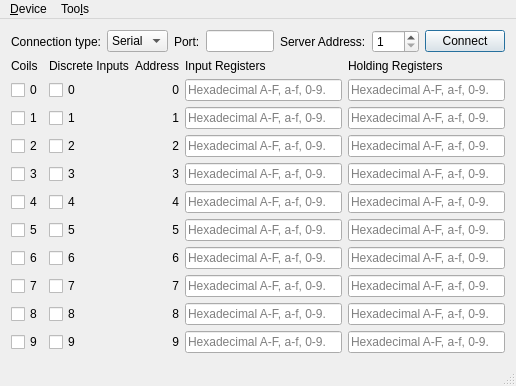
<?xml version="1.0" encoding="UTF-8"?>
<ui version="4.0">
 <class>MainWindow</class>
 <widget class="QMainWindow" name="MainWindow">
  <property name="geometry">
   <rect>
    <x>0</x>
    <y>0</y>
    <width>516</width>
    <height>377</height>
   </rect>
  </property>
  <property name="windowTitle">
   <string>Modbus Server Example</string>
  </property>
  <widget class="QWidget" name="centralWidget">
   <layout class="QVBoxLayout" name="verticalLayout">
    <item>
     <layout class="QGridLayout" name="gridLayout">
      <item row="0" column="5">
       <widget class="QLabel" name="label_27">
        <property name="sizePolicy">
         <sizepolicy hsizetype="Maximum" vsizetype="Preferred">
          <horstretch>0</horstretch>
          <verstretch>0</verstretch>
         </sizepolicy>
        </property>
        <property name="text">
         <string>Server Address:</string>
        </property>
       </widget>
      </item>
      <item row="0" column="7">
       <widget class="QPushButton" name="connectButton">
        <property name="sizePolicy">
         <sizepolicy hsizetype="Maximum" vsizetype="Fixed">
          <horstretch>0</horstretch>
          <verstretch>0</verstretch>
         </sizepolicy>
        </property>
        <property name="text">
         <string>Connect</string>
        </property>
        <property name="checkable">
         <bool>false</bool>
        </property>
        <property name="autoDefault">
         <bool>false</bool>
        </property>
        <property name="default">
         <bool>true</bool>
        </property>
       </widget>
      </item>
      <item row="0" column="4">
       <spacer name="horizontalSpacer">
        <property name="orientation">
         <enum>Qt::Horizontal</enum>
        </property>
        <property name="sizeHint" stdset="0">
         <size>
          <width>40</width>
          <height>20</height>
         </size>
        </property>
       </spacer>
      </item>
      <item row="0" column="6">
       <widget class="QSpinBox" name="serverEdit">
        <property name="sizePolicy">
         <sizepolicy hsizetype="Maximum" vsizetype="Fixed">
          <horstretch>0</horstretch>
          <verstretch>0</verstretch>
         </sizepolicy>
        </property>
        <property name="minimum">
         <number>1</number>
        </property>
        <property name="maximum">
         <number>247</number>
        </property>
       </widget>
      </item>
      <item row="0" column="1">
       <widget class="QComboBox" name="connectType">
        <item>
         <property name="text">
          <string>Serial</string>
         </property>
        </item>
        <item>
         <property name="text">
          <string>TCP</string>
         </property>
        </item>
       </widget>
      </item>
      <item row="0" column="2">
       <widget class="QLabel" name="label_2">
        <property name="sizePolicy">
         <sizepolicy hsizetype="Maximum" vsizetype="Preferred">
          <horstretch>0</horstretch>
          <verstretch>0</verstretch>
         </sizepolicy>
        </property>
        <property name="text">
         <string>Port:</string>
        </property>
       </widget>
      </item>
      <item row="0" column="0">
       <widget class="QLabel" name="label">
        <property name="text">
         <string>Connection type:</string>
        </property>
       </widget>
      </item>
      <item row="0" column="3">
       <widget class="QLineEdit" name="portEdit">
        <property name="sizePolicy">
         <sizepolicy hsizetype="Preferred" vsizetype="Fixed">
          <horstretch>0</horstretch>
          <verstretch>0</verstretch>
         </sizepolicy>
        </property>
       </widget>
      </item>
     </layout>
    </item>
    <item>
     <spacer name="verticalSpacer">
      <property name="orientation">
       <enum>Qt::Vertical</enum>
      </property>
      <property name="sizeType">
       <enum>QSizePolicy::Maximum</enum>
      </property>
      <property name="sizeHint" stdset="0">
       <size>
        <width>20</width>
        <height>0</height>
       </size>
      </property>
     </spacer>
    </item>
    <item>
     <layout class="QGridLayout" name="gridLayout_2">
      <item row="0" column="0">
       <widget class="QLabel" name="coils">
        <property name="sizePolicy">
         <sizepolicy hsizetype="Maximum" vsizetype="Preferred">
          <horstretch>0</horstretch>
          <verstretch>0</verstretch>
         </sizepolicy>
        </property>
        <property name="text">
         <string>Coils</string>
        </property>
       </widget>
      </item>
      <item row="0" column="1">
       <widget class="QLabel" name="discreteInputs">
        <property name="text">
         <string>Discrete Inputs</string>
        </property>
       </widget>
      </item>
      <item row="0" column="2">
       <widget class="QLabel" name="address">
        <property name="text">
         <string>Address</string>
        </property>
        <property name="alignment">
         <set>Qt::AlignRight|Qt::AlignTrailing|Qt::AlignVCenter</set>
        </property>
       </widget>
      </item>
      <item row="0" column="3">
       <widget class="QLabel" name="inputRegisters">
        <property name="text">
         <string>Input Registers</string>
        </property>
       </widget>
      </item>
      <item row="0" column="4">
       <widget class="QLabel" name="holdingRegisters">
        <property name="text">
         <string>Holding Registers</string>
        </property>
       </widget>
      </item>
      <item row="1" column="0">
       <widget class="QCheckBox" name="coils_0">
        <property name="sizePolicy">
         <sizepolicy hsizetype="Maximum" vsizetype="Fixed">
          <horstretch>0</horstretch>
          <verstretch>0</verstretch>
         </sizepolicy>
        </property>
        <property name="text">
         <string>0</string>
        </property>
       </widget>
      </item>
      <item row="1" column="1">
       <widget class="QCheckBox" name="disc_0">
        <property name="text">
         <string>0</string>
        </property>
       </widget>
      </item>
      <item row="1" column="2">
       <widget class="QLabel" name="label_21">
        <property name="text">
         <string>0</string>
        </property>
        <property name="alignment">
         <set>Qt::AlignRight|Qt::AlignTrailing|Qt::AlignVCenter</set>
        </property>
       </widget>
      </item>
      <item row="1" column="3">
       <widget class="QLineEdit" name="inReg_0">
        <property name="maxLength">
         <number>32767</number>
        </property>
        <property name="placeholderText">
         <string>Hexadecimal A-F, a-f, 0-9.</string>
        </property>
       </widget>
      </item>
      <item row="1" column="4">
       <widget class="QLineEdit" name="holdReg_0">
        <property name="maxLength">
         <number>32767</number>
        </property>
        <property name="placeholderText">
         <string>Hexadecimal A-F, a-f, 0-9.</string>
        </property>
       </widget>
      </item>
      <item row="2" column="0">
       <widget class="QCheckBox" name="coils_1">
        <property name="sizePolicy">
         <sizepolicy hsizetype="Maximum" vsizetype="Fixed">
          <horstretch>0</horstretch>
          <verstretch>0</verstretch>
         </sizepolicy>
        </property>
        <property name="text">
         <string>1</string>
        </property>
       </widget>
      </item>
      <item row="2" column="1">
       <widget class="QCheckBox" name="disc_1">
        <property name="text">
         <string>1</string>
        </property>
       </widget>
      </item>
      <item row="2" column="2">
       <widget class="QLabel" name="label_22">
        <property name="text">
         <string>1</string>
        </property>
        <property name="alignment">
         <set>Qt::AlignRight|Qt::AlignTrailing|Qt::AlignVCenter</set>
        </property>
       </widget>
      </item>
      <item row="2" column="3">
       <widget class="QLineEdit" name="inReg_1">
        <property name="maxLength">
         <number>32767</number>
        </property>
        <property name="placeholderText">
         <string>Hexadecimal A-F, a-f, 0-9.</string>
        </property>
       </widget>
      </item>
      <item row="2" column="4">
       <widget class="QLineEdit" name="holdReg_1">
        <property name="maxLength">
         <number>32767</number>
        </property>
        <property name="placeholderText">
         <string>Hexadecimal A-F, a-f, 0-9.</string>
        </property>
       </widget>
      </item>
      <item row="3" column="0">
       <widget class="QCheckBox" name="coils_2">
        <property name="sizePolicy">
         <sizepolicy hsizetype="Maximum" vsizetype="Fixed">
          <horstretch>0</horstretch>
          <verstretch>0</verstretch>
         </sizepolicy>
        </property>
        <property name="text">
         <string>2</string>
        </property>
       </widget>
      </item>
      <item row="3" column="1">
       <widget class="QCheckBox" name="disc_2">
        <property name="text">
         <string>2</string>
        </property>
       </widget>
      </item>
      <item row="3" column="2">
       <widget class="QLabel" name="label_23">
        <property name="text">
         <string>2</string>
        </property>
        <property name="alignment">
         <set>Qt::AlignRight|Qt::AlignTrailing|Qt::AlignVCenter</set>
        </property>
       </widget>
      </item>
      <item row="3" column="3">
       <widget class="QLineEdit" name="inReg_2">
        <property name="maxLength">
         <number>32767</number>
        </property>
        <property name="placeholderText">
         <string>Hexadecimal A-F, a-f, 0-9.</string>
        </property>
       </widget>
      </item>
      <item row="3" column="4">
       <widget class="QLineEdit" name="holdReg_2">
        <property name="maxLength">
         <number>32767</number>
        </property>
        <property name="placeholderText">
         <string>Hexadecimal A-F, a-f, 0-9.</string>
        </property>
       </widget>
      </item>
      <item row="4" column="0">
       <widget class="QCheckBox" name="coils_3">
        <property name="sizePolicy">
         <sizepolicy hsizetype="Maximum" vsizetype="Fixed">
          <horstretch>0</horstretch>
          <verstretch>0</verstretch>
         </sizepolicy>
        </property>
        <property name="text">
         <string>3</string>
        </property>
       </widget>
      </item>
      <item row="4" column="1">
       <widget class="QCheckBox" name="disc_3">
        <property name="text">
         <string>3</string>
        </property>
       </widget>
      </item>
      <item row="4" column="2">
       <widget class="QLabel" name="label_11">
        <property name="text">
         <string>3</string>
        </property>
        <property name="alignment">
         <set>Qt::AlignRight|Qt::AlignTrailing|Qt::AlignVCenter</set>
        </property>
       </widget>
      </item>
      <item row="4" column="3">
       <widget class="QLineEdit" name="inReg_3">
        <property name="maxLength">
         <number>32767</number>
        </property>
        <property name="placeholderText">
         <string>Hexadecimal A-F, a-f, 0-9.</string>
        </property>
       </widget>
      </item>
      <item row="4" column="4">
       <widget class="QLineEdit" name="holdReg_3">
        <property name="maxLength">
         <number>32767</number>
        </property>
        <property name="placeholderText">
         <string>Hexadecimal A-F, a-f, 0-9.</string>
        </property>
       </widget>
      </item>
      <item row="5" column="0">
       <widget class="QCheckBox" name="coils_4">
        <property name="sizePolicy">
         <sizepolicy hsizetype="Maximum" vsizetype="Fixed">
          <horstretch>0</horstretch>
          <verstretch>0</verstretch>
         </sizepolicy>
        </property>
        <property name="text">
         <string>4</string>
        </property>
       </widget>
      </item>
      <item row="5" column="1">
       <widget class="QCheckBox" name="disc_4">
        <property name="text">
         <string>4</string>
        </property>
       </widget>
      </item>
      <item row="5" column="2">
       <widget class="QLabel" name="label_8">
        <property name="text">
         <string>4</string>
        </property>
        <property name="alignment">
         <set>Qt::AlignRight|Qt::AlignTrailing|Qt::AlignVCenter</set>
        </property>
       </widget>
      </item>
      <item row="5" column="3">
       <widget class="QLineEdit" name="inReg_4">
        <property name="maxLength">
         <number>32767</number>
        </property>
        <property name="placeholderText">
         <string>Hexadecimal A-F, a-f, 0-9.</string>
        </property>
       </widget>
      </item>
      <item row="5" column="4">
       <widget class="QLineEdit" name="holdReg_4">
        <property name="maxLength">
         <number>32767</number>
        </property>
        <property name="placeholderText">
         <string>Hexadecimal A-F, a-f, 0-9.</string>
        </property>
       </widget>
      </item>
      <item row="6" column="0">
       <widget class="QCheckBox" name="coils_5">
        <property name="sizePolicy">
         <sizepolicy hsizetype="Maximum" vsizetype="Fixed">
          <horstretch>0</horstretch>
          <verstretch>0</verstretch>
         </sizepolicy>
        </property>
        <property name="text">
         <string>5</string>
        </property>
       </widget>
      </item>
      <item row="6" column="1">
       <widget class="QCheckBox" name="disc_5">
        <property name="text">
         <string>5</string>
        </property>
       </widget>
      </item>
      <item row="6" column="2">
       <widget class="QLabel" name="label_12">
        <property name="text">
         <string>5</string>
        </property>
        <property name="alignment">
         <set>Qt::AlignRight|Qt::AlignTrailing|Qt::AlignVCenter</set>
        </property>
       </widget>
      </item>
      <item row="6" column="3">
       <widget class="QLineEdit" name="inReg_5">
        <property name="maxLength">
         <number>32767</number>
        </property>
        <property name="placeholderText">
         <string>Hexadecimal A-F, a-f, 0-9.</string>
        </property>
       </widget>
      </item>
      <item row="6" column="4">
       <widget class="QLineEdit" name="holdReg_5">
        <property name="maxLength">
         <number>32767</number>
        </property>
        <property name="placeholderText">
         <string>Hexadecimal A-F, a-f, 0-9.</string>
        </property>
       </widget>
      </item>
      <item row="7" column="0">
       <widget class="QCheckBox" name="coils_6">
        <property name="sizePolicy">
         <sizepolicy hsizetype="Maximum" vsizetype="Fixed">
          <horstretch>0</horstretch>
          <verstretch>0</verstretch>
         </sizepolicy>
        </property>
        <property name="text">
         <string>6</string>
        </property>
       </widget>
      </item>
      <item row="7" column="1">
       <widget class="QCheckBox" name="disc_6">
        <property name="text">
         <string>6</string>
        </property>
       </widget>
      </item>
      <item row="7" column="2">
       <widget class="QLabel" name="label_13">
        <property name="text">
         <string>6</string>
        </property>
        <property name="alignment">
         <set>Qt::AlignRight|Qt::AlignTrailing|Qt::AlignVCenter</set>
        </property>
       </widget>
      </item>
      <item row="7" column="3">
       <widget class="QLineEdit" name="inReg_6">
        <property name="maxLength">
         <number>32767</number>
        </property>
        <property name="placeholderText">
         <string>Hexadecimal A-F, a-f, 0-9.</string>
        </property>
       </widget>
      </item>
      <item row="7" column="4">
       <widget class="QLineEdit" name="holdReg_6">
        <property name="maxLength">
         <number>32767</number>
        </property>
        <property name="placeholderText">
         <string>Hexadecimal A-F, a-f, 0-9.</string>
        </property>
       </widget>
      </item>
      <item row="8" column="0">
       <widget class="QCheckBox" name="coils_7">
        <property name="sizePolicy">
         <sizepolicy hsizetype="Maximum" vsizetype="Fixed">
          <horstretch>0</horstretch>
          <verstretch>0</verstretch>
         </sizepolicy>
        </property>
        <property name="text">
         <string>7</string>
        </property>
       </widget>
      </item>
      <item row="8" column="1">
       <widget class="QCheckBox" name="disc_7">
        <property name="text">
         <string>7</string>
        </property>
       </widget>
      </item>
      <item row="8" column="2">
       <widget class="QLabel" name="label_14">
        <property name="text">
         <string>7</string>
        </property>
        <property name="alignment">
         <set>Qt::AlignRight|Qt::AlignTrailing|Qt::AlignVCenter</set>
        </property>
       </widget>
      </item>
      <item row="8" column="3">
       <widget class="QLineEdit" name="inReg_7">
        <property name="maxLength">
         <number>32767</number>
        </property>
        <property name="placeholderText">
         <string>Hexadecimal A-F, a-f, 0-9.</string>
        </property>
       </widget>
      </item>
      <item row="8" column="4">
       <widget class="QLineEdit" name="holdReg_7">
        <property name="maxLength">
         <number>32767</number>
        </property>
        <property name="placeholderText">
         <string>Hexadecimal A-F, a-f, 0-9.</string>
        </property>
       </widget>
      </item>
      <item row="9" column="0">
       <widget class="QCheckBox" name="coils_8">
        <property name="sizePolicy">
         <sizepolicy hsizetype="Maximum" vsizetype="Fixed">
          <horstretch>0</horstretch>
          <verstretch>0</verstretch>
         </sizepolicy>
        </property>
        <property name="text">
         <string>8</string>
        </property>
       </widget>
      </item>
      <item row="9" column="1">
       <widget class="QCheckBox" name="disc_8">
        <property name="text">
         <string>8</string>
        </property>
       </widget>
      </item>
      <item row="9" column="2">
       <widget class="QLabel" name="label_15">
        <property name="text">
         <string>8</string>
        </property>
        <property name="alignment">
         <set>Qt::AlignRight|Qt::AlignTrailing|Qt::AlignVCenter</set>
        </property>
       </widget>
      </item>
      <item row="9" column="3">
       <widget class="QLineEdit" name="inReg_8">
        <property name="maxLength">
         <number>32767</number>
        </property>
        <property name="placeholderText">
         <string>Hexadecimal A-F, a-f, 0-9.</string>
        </property>
       </widget>
      </item>
      <item row="9" column="4">
       <widget class="QLineEdit" name="holdReg_8">
        <property name="maxLength">
         <number>32767</number>
        </property>
        <property name="placeholderText">
         <string>Hexadecimal A-F, a-f, 0-9.</string>
        </property>
       </widget>
      </item>
      <item row="10" column="0">
       <widget class="QCheckBox" name="coils_9">
        <property name="sizePolicy">
         <sizepolicy hsizetype="Maximum" vsizetype="Fixed">
          <horstretch>0</horstretch>
          <verstretch>0</verstretch>
         </sizepolicy>
        </property>
        <property name="text">
         <string>9</string>
        </property>
       </widget>
      </item>
      <item row="10" column="1">
       <widget class="QCheckBox" name="disc_9">
        <property name="text">
         <string>9</string>
        </property>
       </widget>
      </item>
      <item row="10" column="2">
       <widget class="QLabel" name="label_16">
        <property name="text">
         <string>9</string>
        </property>
        <property name="alignment">
         <set>Qt::AlignRight|Qt::AlignTrailing|Qt::AlignVCenter</set>
        </property>
       </widget>
      </item>
      <item row="10" column="3">
       <widget class="QLineEdit" name="inReg_9">
        <property name="maxLength">
         <number>32767</number>
        </property>
        <property name="placeholderText">
         <string>Hexadecimal A-F, a-f, 0-9.</string>
        </property>
       </widget>
      </item>
      <item row="10" column="4">
       <widget class="QLineEdit" name="holdReg_9">
        <property name="maxLength">
         <number>32767</number>
        </property>
        <property name="placeholderText">
         <string>Hexadecimal A-F, a-f, 0-9.</string>
        </property>
       </widget>
      </item>
     </layout>
    </item>
    <item>
     <spacer name="verticalSpacer_2">
      <property name="orientation">
       <enum>Qt::Vertical</enum>
      </property>
      <property name="sizeHint" stdset="0">
       <size>
        <width>20</width>
        <height>8</height>
       </size>
      </property>
     </spacer>
    </item>
   </layout>
  </widget>
  <widget class="QStatusBar" name="statusBar"/>
  <widget class="QMenuBar" name="menuBar">
   <property name="geometry">
    <rect>
     <x>0</x>
     <y>0</y>
     <width>516</width>
     <height>21</height>
    </rect>
   </property>
   <widget class="QMenu" name="menu_Device">
    <property name="title">
     <string>&amp;Device</string>
    </property>
    <addaction name="actionConnect"/>
    <addaction name="actionDisconnect"/>
    <addaction name="separator"/>
    <addaction name="actionExit"/>
   </widget>
   <widget class="QMenu" name="menuToo_ls">
    <property name="title">
     <string>Too&amp;ls</string>
    </property>
    <addaction name="actionOptions"/>
   </widget>
   <addaction name="menu_Device"/>
   <addaction name="menuToo_ls"/>
  </widget>
  <action name="actionConnect">
   <property name="icon">
    <iconset resource="slave.qrc">
     <normaloff>:/images/connect.png</normaloff>:/images/connect.png</iconset>
   </property>
   <property name="text">
    <string>&amp;Connect</string>
   </property>
  </action>
  <action name="actionDisconnect">
   <property name="icon">
    <iconset resource="slave.qrc">
     <normaloff>:/images/disconnect.png</normaloff>:/images/disconnect.png</iconset>
   </property>
   <property name="text">
    <string>&amp;Disconnect</string>
   </property>
  </action>
  <action name="actionExit">
   <property name="icon">
    <iconset resource="slave.qrc">
     <normaloff>:/images/application-exit.png</normaloff>:/images/application-exit.png</iconset>
   </property>
   <property name="text">
    <string>&amp;Quit</string>
   </property>
  </action>
  <action name="actionOptions">
   <property name="icon">
    <iconset resource="slave.qrc">
     <normaloff>:/images/settings.png</normaloff>:/images/settings.png</iconset>
   </property>
   <property name="text">
    <string>&amp;Options</string>
   </property>
  </action>
 </widget>
 <layoutdefault spacing="6" margin="11"/>
 <tabstops>
  <tabstop>connectType</tabstop>
  <tabstop>portEdit</tabstop>
  <tabstop>serverEdit</tabstop>
  <tabstop>connectButton</tabstop>
  <tabstop>coils_0</tabstop>
  <tabstop>disc_0</tabstop>
  <tabstop>inReg_0</tabstop>
  <tabstop>holdReg_0</tabstop>
  <tabstop>coils_1</tabstop>
  <tabstop>disc_1</tabstop>
  <tabstop>inReg_1</tabstop>
  <tabstop>holdReg_1</tabstop>
  <tabstop>coils_2</tabstop>
  <tabstop>disc_2</tabstop>
  <tabstop>inReg_2</tabstop>
  <tabstop>holdReg_2</tabstop>
  <tabstop>coils_3</tabstop>
  <tabstop>disc_3</tabstop>
  <tabstop>inReg_3</tabstop>
  <tabstop>holdReg_3</tabstop>
  <tabstop>coils_4</tabstop>
  <tabstop>disc_4</tabstop>
  <tabstop>inReg_4</tabstop>
  <tabstop>holdReg_4</tabstop>
  <tabstop>coils_5</tabstop>
  <tabstop>disc_5</tabstop>
  <tabstop>inReg_5</tabstop>
  <tabstop>holdReg_5</tabstop>
  <tabstop>coils_6</tabstop>
  <tabstop>disc_6</tabstop>
  <tabstop>inReg_6</tabstop>
  <tabstop>holdReg_6</tabstop>
  <tabstop>coils_7</tabstop>
  <tabstop>disc_7</tabstop>
  <tabstop>inReg_7</tabstop>
  <tabstop>holdReg_7</tabstop>
  <tabstop>coils_8</tabstop>
  <tabstop>disc_8</tabstop>
  <tabstop>inReg_8</tabstop>
  <tabstop>holdReg_8</tabstop>
  <tabstop>coils_9</tabstop>
  <tabstop>disc_9</tabstop>
  <tabstop>inReg_9</tabstop>
  <tabstop>holdReg_9</tabstop>
 </tabstops>
 <resources>
  <include location="slave.qrc"/>
 </resources>
 <connections/>
</ui>
